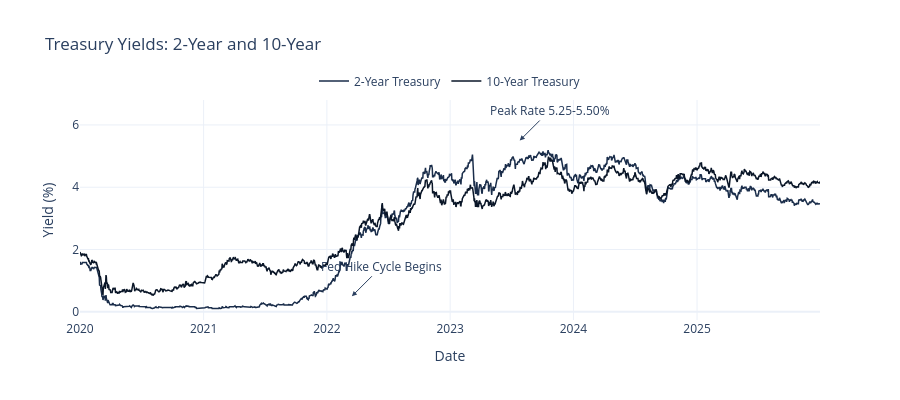

The code cell stored with this chart in its notebook:
### Code cell
# Add rate hike annotations
events = [
    ("2022-03-16", "Fed Hike Cycle Begins", 0.5),
    ("2023-07-26", "Peak Rate 5.25-5.50%", 5.5),
]
for date, label, y_pos in events:
    fig.add_annotation(
        x=date,
        y=y_pos,
        text=label,
        showarrow=True,
        arrowhead=2,
        arrowsize=1,
        ax=30,
        ay=-30,
    )

fig.update_layout(
    title="Treasury Yields: 2-Year and 10-Year",
    xaxis_title="Date",
    yaxis_title="Yield (%)",
    template="plotly_white",
    height=400,
    legend=dict(orientation="h", yanchor="bottom", y=1.02, xanchor="center", x=0.5),
)

fig.show()

print("\nKey insight: When 2Y > 10Y, the yield curve is 'inverted', which has")
print("historically preceded recessions by 6-18 months.")

### Figure 1 — Plotly figure (JSON) as saved in the notebook; plotly's stock layout.template omitted (floating-point values rounded to 4 significant figures; data arrays with more than 128 entries replaced by an {"elided": "..."} marker saying what was removed)
{"data": [{"line": {"color": "#1a2d4a", "width": 1.5}, "mode": "lines", "name": "2-Year Treasury", "type": "scatter", "x": {"elided": "2192 str values"}, "y": {"elided": "2192 float values"}}, {"line": {"color": "#0a1628", "width": 1.5}, "mode": "lines", "name": "10-Year Treasury", "type": "scatter", "x": {"elided": "2192 str values"}, "y": {"elided": "2192 float values"}}], "layout": {"annotations": [{"arrowhead": 2, "arrowsize": 1, "ax": 30, "ay": -30, "showarrow": true, "text": "Fed Hike Cycle Begins", "x": "2022-03-16", "y": 0.5}, {"arrowhead": 2, "arrowsize": 1, "ax": 30, "ay": -30, "showarrow": true, "text": "Peak Rate 5.25-5.50%", "x": "2023-07-26", "y": 5.5}], "height": 400, "legend": {"orientation": "h", "x": 0.5, "xanchor": "center", "y": 1.02, "yanchor": "bottom"}, "title": {"text": "Treasury Yields: 2-Year and 10-Year"}, "xaxis": {"title": {"text": "Date"}}, "yaxis": {"title": {"text": "Yield (%)"}}}}
